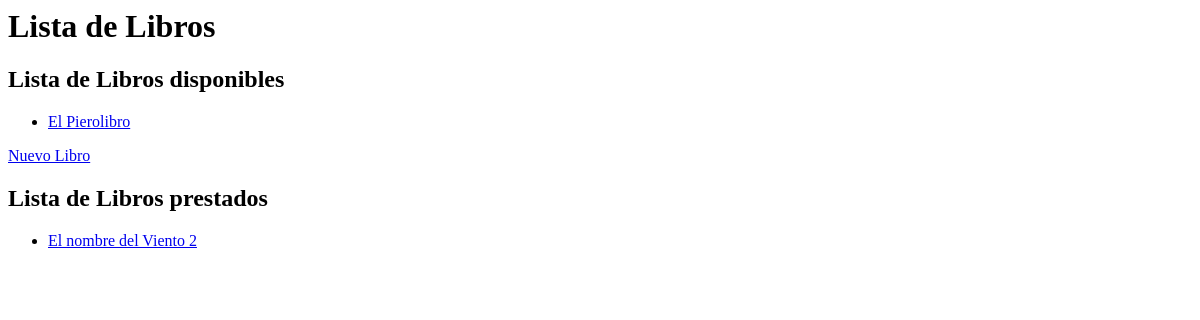
The app's page /, older data.
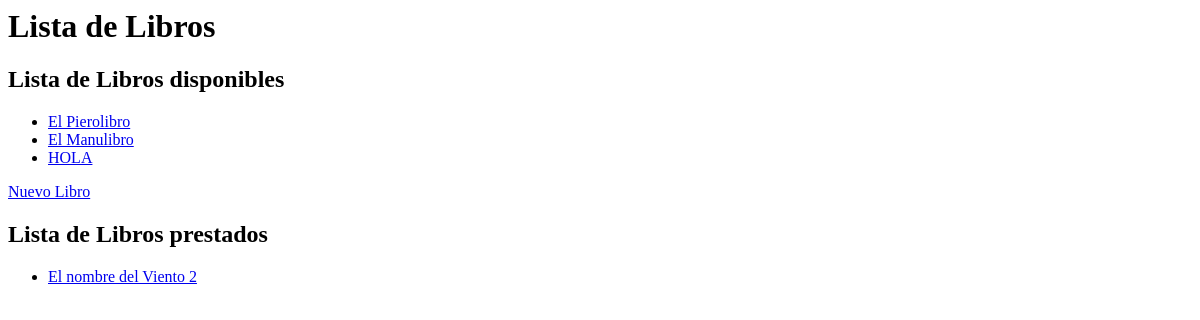
The same page, newer data.
### Gestion/models.py (models this page shows)
class Libro(models.Model):
    titulo = models.CharField(max_length=200)
    ISBN = models.CharField(max_length=200)
    portada = models.ImageField(upload_to='portadas/', null=True, blank=True)
    resumen = models.CharField(max_length=500)
    rating = models.CharField(max_length=1)
    disponibilidad = models.CharField(default=True, max_length=20, choices=CHOICES_DISPONIBILIDAD)
    genero = models.CharField(max_length=200)
    fechaPublicacion= models.DateField()

### Gestion/views.py (the view)
# urls.py: path('', ListLibro.as_view(), name='listadoLibros'),
class ListLibro (ListView):
    model = Libro
    template_name = 'libros/Lista.html'
    def get_context_data(self, **kwargs) -> dict[str, Any]:
        context = super().get_context_data(**kwargs)
        context["libros_disponibles"] = Libro.objects.filter(
            disponibilidad = 'disponible')
        context["libros_prestados"] = Libro.objects.filter(
            disponibilidad = 'no disponible')
        return context

### Gestion/templates/libros/Lista.html (shortened to what this page needs)
<html>
<head>
</head>
<body>
    <h1>Lista de Libros</h1>
    <h2>Lista de Libros disponibles</h2>
    <ul>
        {% for libro in libros_disponibles %}
            <li><a href="{% url 'detalle_libro' pk=libro.pk %}">{{ libro.titulo }}</a></li>
        {% endfor %}
    </ul>
    <p><a href="{% url 'create_libro'%}">Nuevo Libro</a></p>
    <h2>Lista de Libros prestados</h2>
    <ul>
        {% for libro in libros_prestados %}
            <li><a href="{% url 'detalle_libro' pk=libro.pk %}">{{ libro.titulo }}</a></li>
        {% endfor %}
    </ul>
</body>
</html>

Row changes from the older to the newer data that the page shows:
added Libro: titulo "El Manulibro", shown under "Lista de Libros disponibles"
added Libro: titulo "HOLA", shown under "Lista de Libros disponibles"
